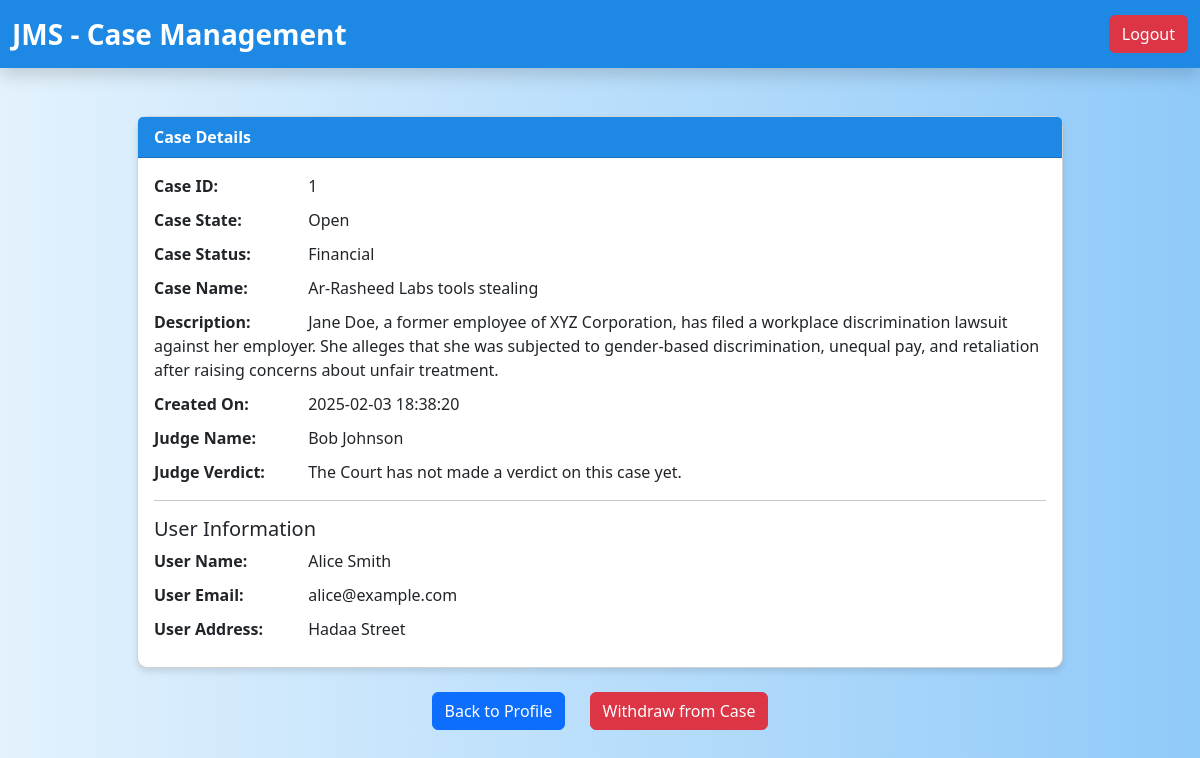
The page /User/View_Case_Details.php?CaseID=1 (signed in) on the database its author committed.
### tables this page shows
CREATE TABLE `cases` (
  `CaseID` int(11) NOT NULL,
  `CaseState` enum('Open','Closed') DEFAULT 'Open',
  `DateFiled` timestamp NOT NULL DEFAULT current_timestamp(),
  `AssignedJudgeID` int(11) DEFAULT NULL,
  `UserID` int(11) DEFAULT NULL,
  `Case_Status` enum('Financial','Personal','Intellectual Property','Civil','Commercial','Family','Criminal','Electronic') DEFAULT NULL,
  `Name` varchar(100) DEFAULT NULL,
  `created_at` timestamp NOT NULL DEFAULT current_timestamp(),
  `Description` text DEFAULT NULL,
  `verdict` text DEFAULT NULL,
  `Modi_Req` varchar(255) DEFAULT NULL,
  `withdraw_ability` enum('1','2','3') NOT NULL
);

CREATE TABLE `users` (
  `UserID` int(11) NOT NULL,
  `Name` varchar(255) DEFAULT NULL,
  `Role` int(11) DEFAULT NULL,
  `Email` varchar(255) DEFAULT NULL,
  `Phone` int(9) DEFAULT NULL,
  `userpassword` varchar(255) DEFAULT NULL,
  `created_at` timestamp NOT NULL DEFAULT current_timestamp(),
  `Address` text DEFAULT NULL,
  `LastLogin` datetime DEFAULT NULL
);

### User/View_Case_Details.php (the view, shortened to what this page needs)
<?php
global $conn;
$case_id = $_GET['CaseID'];
$case_query = "SELECT * FROM cases WHERE CaseID = $case_id";
$case_result = mysqli_query($conn, $case_query);
$case_row = mysqli_fetch_assoc($case_result);
$user_id = $case_row['UserID'];
$user_query = "SELECT * FROM users WHERE UserID = $user_id";
$user_result = mysqli_query($conn, $user_query);
$user_row = mysqli_fetch_assoc($user_result);
$judge_condition = false;
$judge_id = $case_row['AssignedJudgeID'];
$judge_query = "SELECT * FROM users WHERE UserID = $judge_id";
$judge_result = mysqli_query($conn, $judge_query);
if ($judge_result) {
    $judge_condition = true;
    $judge_row = mysqli_fetch_assoc($judge_result);
}
?>
<!DOCTYPE html>
<html lang="en">
<head>
    <link href="https://cdn.jsdelivr.net/npm/bootstrap@5.3.0/dist/css/bootstrap.min.css" rel="stylesheet">
    <link rel="stylesheet" href="https://cdn.jsdelivr.net/npm/bootstrap-icons@1.11.1/font/bootstrap-icons.css">
</head>
<body>
    <nav class="navbar navbar-light shadow">
        <div class="container-fluid">
            <span class="navbar-brand mb-0">JMS - Case Management</span>
            <a href="../logout.php" class="btn btn-danger">Logout</a>
        </div>
    </nav>
    <div class="container mt-5">
        <div class="row justify-content-center">
            <div class="col-md-10">
                <div class="card case-details">
                    <div class="card-header  justify-content-between align-items-center">
                        Case Details
                    </div>
                    <div class="card-body">
                        <p><strong>Case ID:</strong> <?php echo $case_row['CaseID']; ?></p>
                        <p><strong>Case State:</strong> <?php echo $case_row['CaseState']; ?></p>
                        <p><strong>Case Status:</strong> <?php echo $case_row['Case_Status']; ?></p>
                        <p><strong>Case Name:</strong> <?php echo $case_row['Name']; ?></p>
                        <p><strong>Description:</strong> <?php echo $case_row['Description']; ?></p>
                        <p><strong>Created On:</strong> <?php echo $case_row['created_at']; ?></p>
                        <p>
                            <strong>Judge Name:</strong>
                            <?php if ($judge_condition == false) { ?>
                                The Court has not assigned a judge to this case yet.
                            <?php } else {
                                echo $judge_row['Name'];
                            } ?>
                        </p>
                        <?php if ($case_row['verdict'] == NULL) { ?>
                            <p><strong>Judge Verdict:</strong> The Court has not made a verdict on this case yet.</p>
                        <?php } else { ?>
                            <p><strong>Judge Verdict:</strong> <?php echo $case_row['verdict']; ?></p>
                        <?php } ?>
                        <hr>
                        <h5>User Information</h5>
                        <p><strong>User Name:</strong> <?php echo $user_row['Name']; ?></p>
                        <p><strong>User Email:</strong> <?php echo $user_row['Email']; ?></p>
                        <p><strong>User Address:</strong> <?php echo $user_row['Address']; ?></p>
                    </div>
                </div>
                <div class="text-center mt-4">
                    <a href="user_profile.php" class="btn btn-primary">Back to Profile</a>
                    <?php if ($case_row['withdraw_ability'] == 1) { ?>
                        <a href="../file_configs/index.php?$case_id" class="btn btn-danger" style="color: white;margin:0 0 0 20px">Withdraw from Case</a>
                    <?php } ?>
                </div>
            </div>
        </div>
    </div>
</body>
</html>

### User/View_Case_Details.php (style rules this page uses)
body { background: linear-gradient(to right, #e3f2fd, #90caf9); }
.card { box-shadow: 0 4px 6px rgba(0, 0, 0, 0.1); border-radius: 10px; }
.navbar { background-color: #1e88e5 !important; }
.navbar-brand { color: #ffffff !important; font-size: 1.75rem; font-weight: bold; }
.case-details .card-header { background-color: #1e88e5; color: white; font-weight: bold; }
.case-details .card-body p { margin-bottom: 10px; }
.case-details .card-body p strong { display: inline-block; width: 150px; }

### rows shown on the page
cases: CaseID "1", CaseState "Open", Case_Status "Financial", Name "Ar-Rasheed Labs tools stealing", Description "Jane Doe, a former employee of XYZ Corporation, has filed a workplace discrimination lawsuit against her employer. She alleges that she was subjected to gender-based discrimination, unequal pay, and retaliation after raising concerns about unfair treatment.", created_at "2025-02-03 18:38:20"
users: Name "Bob Johnson"
users: Name "Alice Smith", Email "alice@example.com", Address "Hadaa Street"
